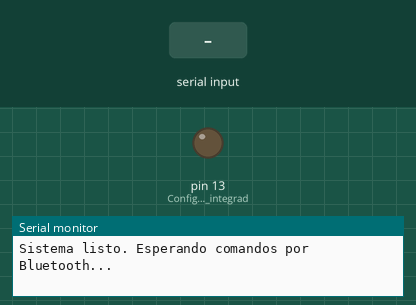
Recording of a sketch running on a simulated Arduino Uno, built with avr-gcc and run on an emulated ATmega328P. Shown: output pins drawn as LEDs (lit = HIGH), the last lines printed to the serial monitor. The test bench sets the inputs (shaded band).

Above: at 1.2 s.
1.3 s: "A" received over the second serial link
At 2.3 s:
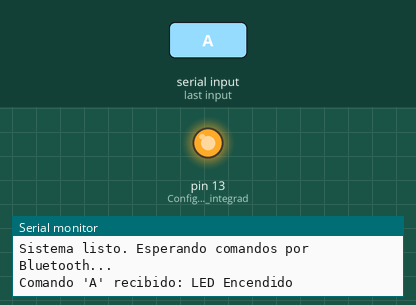
2.8 s: "B" received over the second serial link
At 3.5 s:
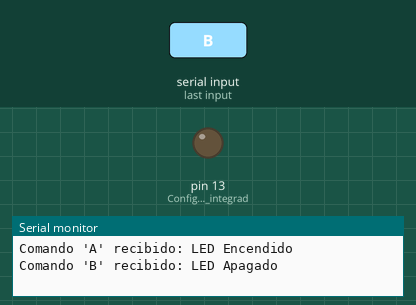
Timing chart, 0 to 5.8 s (numbered marks = the images above; inputs shaded):
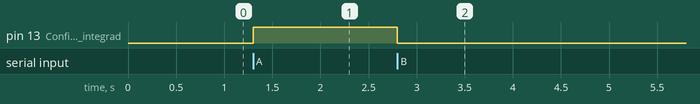

The sketch:

LED_Bluetooth.ino
```cpp
#include <SoftwareSerial.h>

// Configura los pines de comunicación Bluetooth: RX (pin 2), TX (pin 3)
// Conecta el TX del módulo Bluetooth al pin 2 del Arduino
// Conecta el RX del módulo Bluetooth al pin 3 del Arduino
SoftwareSerial miBluetooth(2, 3);

char datoRecibido; // Variable para guardar el caracter enviado desde el celular

void setup() {
  pinMode(LED_BUILTIN, OUTPUT); // Configura el LED integrado como salida

  miBluetooth.begin(9600);      // Inicia la comunicación con el módulo Bluetooth
  Serial.begin(9600);           // Inicia la comunicación con el Monitor Serie de la computadora

  Serial.println("Sistema listo. Esperando comandos por Bluetooth...");
}

void loop() {
  // Verifica si hay datos disponibles provenientes del Bluetooth
  if (miBluetooth.available() > 0) {
    datoRecibido = miBluetooth.read(); // Lee el caracter recibido

    // Si recibe una 'A', enciende el LED y avisa a la computadora
    if (datoRecibido == 'A') {
      digitalWrite(LED_BUILTIN, HIGH);
      Serial.println("Comando 'A' recibido: LED Encendido");
    }
    // Si recibe una 'B', apaga el LED y avisa a la computadora
    else if (datoRecibido == 'B') {
      digitalWrite(LED_BUILTIN, LOW);
      Serial.println("Comando 'B' recibido: LED Apagado");
    }
  }
}
```

Measured:
- after the input at 1.3 s, pin 13 (Configura_el_LED_integrad): LOW → HIGH at once
- after the input at 2.8 s, pin 13 (Configura_el_LED_integrad): HIGH → LOW at once
